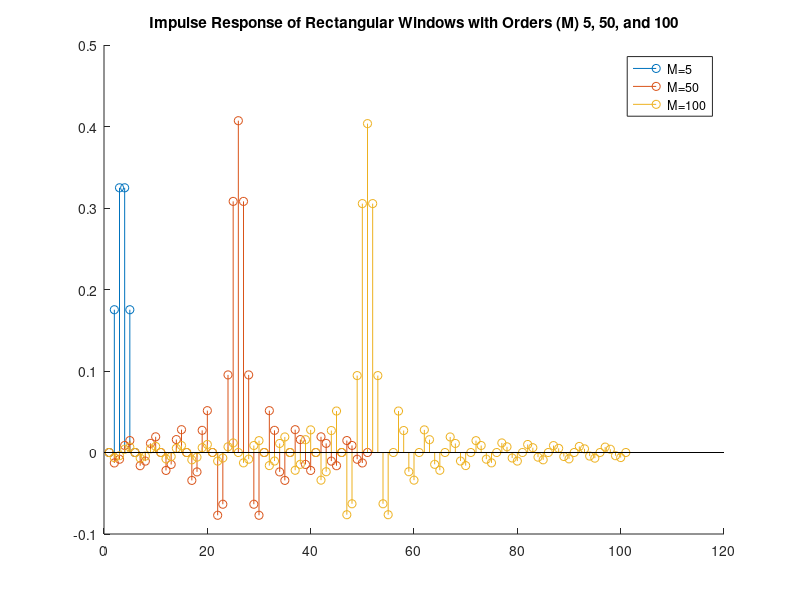

The MATLAB script that drew this image: (Note: this script raises an error after producing the figure.)
%% 4 Designing FIR using Windows
%% 4.1 Characteristics of Window Functions
%% 4.1.1 Effect of the Length of the Window Function

clear all; clc;

% FDA Tool was used to design these filters 
load('FIR_Window_Rectangular_5.mat')
load('FIR_Window_Rectangular_50.mat')
load('FIR_Window_Rectangular_100.mat')

figure;
hold on;
stem(FIR_Window_Rectangular_5)
stem(FIR_Window_Rectangular_50)
stem(FIR_Window_Rectangular_100)
hold off;
legend('M=5','M=50','M=100')
title('Impulse Response of Rectangular Windows with Orders (M) 5, 50, and 100')

%% 4.1.2 Magnitude Response and Phase Response of the Rectangular Windows

fvtool(FIR_Window_Rectangular_5,1,FIR_Window_Rectangular_50,1,FIR_Window_Rectangular_100,1)
legend('M=5','M=50','M=100')

%% 4.1.3 Comparative Characteristics of Window Functions: Rectangular, Hanning, Hamming, Blackman

% Morphology
M = 50;
range = linspace(0,M,M);

FIR_window_rectangular = rectwin(M)';
FIR_window_hanning = hann(M)';
FIR_window_hamming = hamming(M)';
FIR_window_blackman = blackman(M)';

figure;
hold on;
plot(range,FIR_window_rectangular,'LineWidth',1.5)
plot(range,FIR_window_hanning,'LineWidth',1.5)
plot(range,FIR_window_hamming,'LineWidth',1.5)
plot(range,FIR_window_blackman,'LineWidth',1.5)
hold off;
ylim([0 1.3])
xlabel('Samples (n)'), ylabel('Amplitude')
title('Morphology of Window Functions'), 
legend('Rectangular','Hanning','Hamming','Blackman')

% Using fvtool to get the Magnitude response and the Phase response
% Normalized cut off frequency
wc= 0.4;

FIR_filter_rectangular = fir1(M,wc,rectwin(M+1));
FIR_filter_hanning = fir1(M,wc,hann(M+1));
FIR_filter_hamming = fir1(M,wc,hamming(M+1));
FIR_filter_blackman = fir1(M,wc,blackman(M+1));

fvtool(FIR_filter_rectangular,1,FIR_filter_hanning,1,FIR_filter_hamming,1,FIR_filter_blackman,1)
legend('Rectangular','Hanning','Hamming','Blackman')

%% 4.2 FIR Filter Design and Application using the Kaiser Window
%% 4.2.1 Plotting the Time Domain Signal and Power Spectral Density

clear all; clc;

% Noisy ECG Signal
load('ECG_with_noise.mat')
% Normal ECG Template
load('ECG_template.mat');

% Sampling frequency is 500 Hz
fs = 500;

t = linspace(0,size(nECG,2)-1,size(nECG,2))/fs;

plot(t,nECG)
title('Noisy ECG Signal')
xlabel('Time (s)')
ylabel('Amplitude (mV)')

% Plotting the PSD estimates of the noisy ECG and noise-free ECG
[p_noise,w_noise] = periodogram(nECG,rectwin(size(nECG,2)),[],fs);
[p_noise_free,w_noise_free] = periodogram(ECG_template,rectwin(size(ECG_template,2)),[],fs);

figure;
semilogy(w_noise,p_noise)
hold on;
plot(w_noise_free,p_noise_free,'r', 'LineWidth',1.5)
hold off;
title('Comparison of PSDs of Noise-free ECG and Noisy ECG')
legend('Noisy ECG','Noise-free ECG');
xlabel('Frequency (Hz)')
ylabel('Amplitude')

%% 4.2.2 Deciding the Parameters of the Filters to be used

% Low pass filter 
f_pass_lpf = 122;
f_cutoff_lpf = 125;
f_stop_lpf = 128;

% Normalized frequencies for LPF
omega_pass_lpf = 2*pi*f_pass_lpf/fs;
omega_cutoff_lpf = 2*pi*f_cutoff_lpf/fs;
omega_stop_lpf = 2*pi*f_stop_lpf/fs;

% High pass filter
f_pass_hpf = 8;
f_cutoff_hpf = 5;
f_stop_hpf = 2;

% Normalized frequencies for HPF
omega_pass_hpf = 2*pi*f_pass_hpf/fs;
omega_cutoff_hpf = 2*pi*f_cutoff_hpf/fs;
omega_stop_hpf = 2*pi*f_stop_hpf/fs;

% Comb filters
f_stop_1_comb = 50;
f_stop_2_comb = 100;
f_stop_3_comb = 150;

% Normalized frequencies for comb filter
omega_stop_1_comb = 2*pi*f_stop_1_comb/fs;
omega_stop_2_comb = 2*pi*f_stop_2_comb/fs;
omega_stop_3_comb = 2*pi*f_stop_3_comb/fs;

% Peak approximation error
d = 0.001;

%% 4.2.3 Calculating beta and M Values for the LPF and HPF

A = -20*log10(d);
delta_omega =  abs(omega_pass_lpf - omega_stop_lpf);

if A < 21
    beta = 0;
elseif A>= 21 & A <= 50
    beta = 0.5842*(A-21)^0.4 + 0.07886*(A-21);
else
    beta = 0.1102*(A - 8.7);
end

M = ceil((A-8)/(2.285*delta_omega));
if mod(M,2) ~= 0
    M = M+1;
end

%% 4.2.4.1 Visualizing the Kaiser Windows for HPF and LPF

% Length of the Kaiser Window = M + 1
Kaiser_window = kaiser(M+1,beta)';

%Nyquist frequency
f_nq = fs/2;

Kaiser_window_lpf = fir1(M, f_cutoff_lpf/f_nq, Kaiser_window);
Kaiser_window_hpf = fir1(M, f_cutoff_hpf/f_nq, 'high', Kaiser_window);

% Magnitude response and phase responses of HPF and LPF
fvtool(Kaiser_window_lpf, 1, Kaiser_window_hpf, 1)
legend('Kaiser Lowpass Filter', 'Kaiser Highpass Filter')

%% 4.2.4.2 Visualizing the Comb Filters

comb_filter = 1;
% There are three comb filter angles
% at 50Hz
comb_filter = conv(comb_filter, [1, (-exp(1i*omega_stop_1_comb) - exp(-1i*omega_stop_1_comb)) , 1]);
% at 100Hz
comb_filter = conv(comb_filter, [1, (-exp(1i*omega_stop_2_comb) - exp(-1i*omega_stop_2_comb)) , 1]);
% at 150Hz
comb_filter = conv(comb_filter, [1, (-exp(1i*omega_stop_3_comb) - exp(-1i*omega_stop_3_comb)) , 1]);

norm_factor = sum(comb_filter);
normed_comb_filter = comb_filter/norm_factor; 

fvtool(normed_comb_filter)

%% 4.2.5 Filtering the Noisy ECG Signal using the LPF, HPF and the Comb Filter

% First we will separately apply the filters to nECG to observe the
% individual filter effects
% LPF, HPF
lp_filtered_nECG = filter(Kaiser_window_lpf, 1, nECG);
hp_filtered_nECG = filter(Kaiser_window_hpf, 1, nECG);

% Comb Filtered
comb_filtered_nECG = filter(comb_filter, norm_factor, nECG);

% Now let's combine these three filters and filter the nECG
lpf_hpf_comb_filter = conv(conv(Kaiser_window_lpf, Kaiser_window_hpf),comb_filter/norm_factor);

% Filtering nECG using the combined filter
lpf_hpf_comb_filtered_nECG = filter(lpf_hpf_comb_filter, 1, nECG);

% Necessary time delay compensations
% For HPF, LPF
group_delay = M/(2*fs);
delay_compensated_t = t - group_delay;

% For Comb filter
group_delay_for_comb = (length(comb_filter)-1)/(2*fs);
delay_compensated_t_for_comb = t - group_delay_for_comb;

% For combined filter
group_delay_for_combined_filter = group_delay + group_delay + group_delay_for_comb;
delay_compensated_t_for_combined = t - group_delay_for_combined_filter;

% Visualizing the filtered signals
figure;
plot(delay_compensated_t,lp_filtered_nECG)
title('Lowpass Filtered (f_c = 125 Hz) nECG Signal')
xlabel('Time (s)')
ylabel('Amplitude (mV)')
xlim([0 115])

figure;
plot(delay_compensated_t, hp_filtered_nECG)
title('Highpass Filtered (f_c = 5Hz) nECG Signal')
xlabel('Time (s)')
ylabel('Amplitude (mV)')
xlim([0 115])

figure;
plot(delay_compensated_t_for_comb,comb_filtered_nECG)
title('Comb Filtered (f_{stop} = 50Hz, 100Hz, 150Hz) nECG Signal')
xlabel('Time (s)')
ylabel('Amplitude (mV)')
xlim([0 115])

figure;
plot(delay_compensated_t_for_combined, lpf_hpf_comb_filtered_nECG)
title('LPF + HPF + Comb Filtered nECG Signal')
xlabel('Time (s)')
ylabel('Amplitude (mV)')
xlim([0 115])

figure;
hold on;
plot(t, nECG)
plot(delay_compensated_t_for_combined, lpf_hpf_comb_filtered_nECG, 'k', 'LineWidth',1.5)
title('nECG Signal vs LPF + HPF + Comb Filtered nECG Signal')
xlabel('Time (s)')
ylabel('Amplitude (mV)')
legend('nECG','Filtered nECG')
xlim([0 5])

%% 4.2.6 Visualizing the Combined Filter and the PSD of the Filtered Signal
%% 4.2.6.1 Magnitude Response and Phase Response of the Combined Filter

fvtool(lpf_hpf_comb_filter)
%% 4.2.6.2 PSD of the Filtered Signal

[p_filtered, w_filtered] = periodogram(lpf_hpf_comb_filtered_nECG,rectwin(length(lpf_hpf_comb_filtered_nECG)),[],fs);
figure
semilogy(w_noise,p_noise,'r')
hold on
semilogy(w_filtered,p_filtered)
hold off
title('Comparing PSD of nECG Signal and Filtered Signal')
legend('nECG','Filtered ECG Signal');
xlabel('Frequency (Hz)')
ylabel('Amplitude')